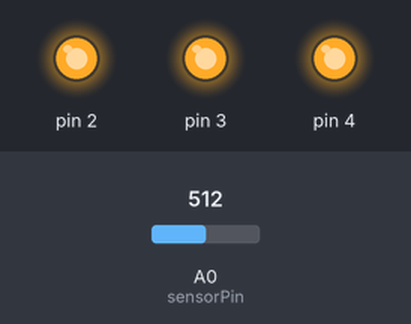
This sketch was run on a simulated Arduino Uno, built with avr-gcc and run on an emulated ATmega328P. On the bench: output pins drawn as LEDs (lit = HIGH). The inputs (shaded band) are chosen by the test bench; at power-on: A0 (sensorPin) = 512. What the sketch prints to the serial monitor is not drawn.

Above: at 1.2 s.
1.3 s: A0 (sensorPin) set to 157
3.3 s: A0 (sensorPin) set to 135
At 4.5 s:
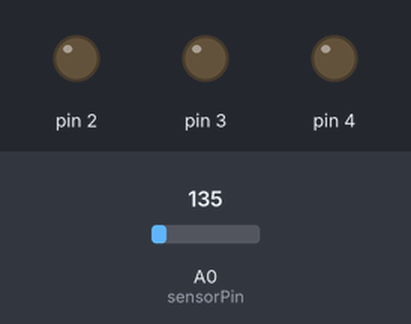
4.8 s: A0 (sensorPin) set to 306
At 5.6 s:
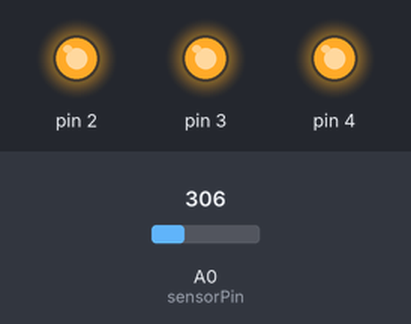
Timing chart, 0 to 7.8 s (numbered marks = the images above; inputs shaded):
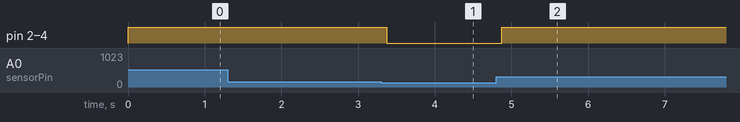

The sketch:

Thermometer.ino
```cpp
//Variable for the temperature sensor
const int sensorPin = A0;
//variable that holds the baseline of the room
const float baselineTemp = 20.0;

void setup() {
  // open a serial port to display values
  Serial.begin(9600);
  //  set the LED pins as outputs
  //the for() loop saves some extra coding
  for(int x = 2; x < 5; x++){
    pinMode(x, OUTPUT);
    digitalWrite(x, LOW);
  }
}

void loop() {
  // read the value on the Analog In pin
  // and store it in a variable
  int sensorVal = analogRead(sensorPin);
  //send the 10-bit sensor value out the serial port
  Serial.print(sensorVal);
  Serial.print(" ADC, ");
  // convert the ADC reading to voltage
  float voltage = (sensorVal / 1024.0) * 5.0;
  // send the voltage level out the Serial port
  Serial.print(" Volts: ");
  Serial.print(voltage);
  Serial.print(", degrees C: ");
  //convert the voltage to temperature in degrees
  float temperature = (voltage - .5) * 100;
  Serial.print(temperature);
  //  using the baseline temperature as a starting point, increase
  //  the number of LEDs that are on for every than the baseline
  //  if the current temperature is lower than the baseline
  //  turn off all LEDs
    if(temperature < baselineTemp){
       digitalWrite(2, LOW);
       digitalWrite(3, LOW);
       digitalWrite(4, LOW);
    }
    else if (temperature >= baselineTemp + 2 && temperature < baselineTemp + 4){
       digitalWrite(2, HIGH);
       digitalWrite(3, LOW);
       digitalWrite(4, LOW);
    }
    else if (temperature >= baselineTemp + 4 && temperature < baselineTemp + 6){
       digitalWrite(2, HIGH);
       digitalWrite(3, HIGH);
       digitalWrite(4, LOW);
    }
    else if (temperature >= baselineTemp + 6){
       digitalWrite(2, HIGH);
       digitalWrite(3, HIGH);
       digitalWrite(4, HIGH);
    }
    delay(1);
}
```

Measured:
- the behaviour switches between 144 and 143 on A0 (sensorPin) (found by bisection; images 0 and 1)
- after the input at 1.3 s, every drawn part: stays the same
- after the input at 3.3 s, pin 2–4: HIGH → LOW after 0.07 s
- after the input at 4.8 s, pin 2–4: LOW → HIGH after 0.08 s
